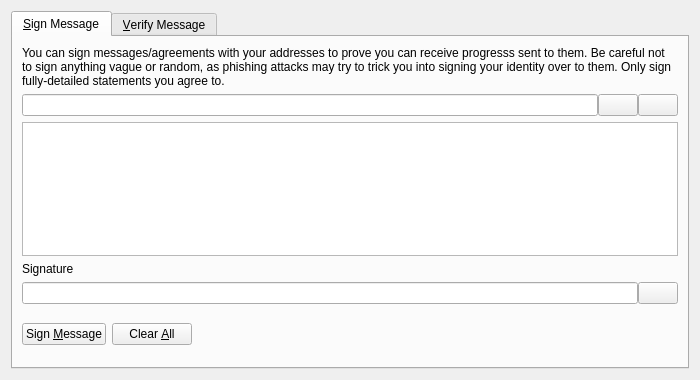
<?xml version="1.0" encoding="UTF-8"?>
<ui version="4.0">
 <class>SignVerifyMessageDialog</class>
 <widget class="QDialog" name="SignVerifyMessageDialog">
  <property name="geometry">
   <rect>
    <x>0</x>
    <y>0</y>
    <width>700</width>
    <height>380</height>
   </rect>
  </property>
  <property name="windowTitle">
   <string>Signatures - Sign / Verify a Message</string>
  </property>
  <property name="modal">
   <bool>true</bool>
  </property>
  <layout class="QVBoxLayout" name="verticalLayout">
   <item>
    <widget class="QTabWidget" name="tabWidget">
     <property name="currentIndex">
      <number>0</number>
     </property>
     <widget class="QWidget" name="tabSignMessage">
      <attribute name="title">
       <string>&amp;Sign Message</string>
      </attribute>
      <layout class="QVBoxLayout" name="verticalLayout_SM">
       <item>
        <widget class="QLabel" name="infoLabel_SM">
         <property name="text">
          <string>You can sign messages/agreements with your addresses to prove you can receive progresss sent to them. Be careful not to sign anything vague or random, as phishing attacks may try to trick you into signing your identity over to them. Only sign fully-detailed statements you agree to.</string>
         </property>
         <property name="textFormat">
          <enum>Qt::PlainText</enum>
         </property>
         <property name="wordWrap">
          <bool>true</bool>
         </property>
        </widget>
       </item>
       <item>
        <layout class="QHBoxLayout" name="horizontalLayout_1_SM">
         <property name="spacing">
          <number>0</number>
         </property>
         <item>
          <widget class="QValidatedLineEdit" name="addressIn_SM">
           <property name="toolTip">
            <string>The Progress address to sign the message with</string>
           </property>
          </widget>
         </item>
         <item>
          <widget class="QPushButton" name="addressBookButton_SM">
           <property name="toolTip">
            <string>Choose previously used address</string>
           </property>
           <property name="text">
            <string/>
           </property>
           <property name="icon">
            <iconset resource="../bitcoin.qrc">
             <normaloff>:/icons/address-book</normaloff>:/icons/address-book</iconset>
           </property>
           <property name="shortcut">
            <string>Alt+A</string>
           </property>
           <property name="autoDefault">
            <bool>false</bool>
           </property>
          </widget>
         </item>
         <item>
          <widget class="QPushButton" name="pasteButton_SM">
           <property name="toolTip">
            <string>Paste address from clipboard</string>
           </property>
           <property name="text">
            <string/>
           </property>
           <property name="icon">
            <iconset resource="../bitcoin.qrc">
             <normaloff>:/icons/editpaste</normaloff>:/icons/editpaste</iconset>
           </property>
           <property name="shortcut">
            <string>Alt+P</string>
           </property>
           <property name="autoDefault">
            <bool>false</bool>
           </property>
          </widget>
         </item>
        </layout>
       </item>
       <item>
        <widget class="QPlainTextEdit" name="messageIn_SM">
         <property name="toolTip">
          <string>Enter the message you want to sign here</string>
         </property>
        </widget>
       </item>
       <item>
        <widget class="QLabel" name="signatureLabel_SM">
         <property name="text">
          <string>Signature</string>
         </property>
         <property name="textFormat">
          <enum>Qt::PlainText</enum>
         </property>
        </widget>
       </item>
       <item>
        <layout class="QHBoxLayout" name="horizontalLayout_2_SM">
         <property name="spacing">
          <number>0</number>
         </property>
         <item>
          <widget class="QLineEdit" name="signatureOut_SM">
           <property name="font">
            <font>
             <italic>true</italic>
            </font>
           </property>
           <property name="readOnly">
            <bool>true</bool>
           </property>
          </widget>
         </item>
         <item>
          <widget class="QPushButton" name="copySignatureButton_SM">
           <property name="toolTip">
            <string>Copy the current signature to the system clipboard</string>
           </property>
           <property name="text">
            <string/>
           </property>
           <property name="icon">
            <iconset resource="../bitcoin.qrc">
             <normaloff>:/icons/editcopy</normaloff>:/icons/editcopy</iconset>
           </property>
           <property name="autoDefault">
            <bool>false</bool>
           </property>
          </widget>
         </item>
        </layout>
       </item>
       <item>
        <layout class="QHBoxLayout" name="horizontalLayout_3_SM">
         <item>
          <widget class="QPushButton" name="signMessageButton_SM">
           <property name="toolTip">
            <string>Sign the message to prove you own this Progress address</string>
           </property>
           <property name="text">
            <string>Sign &amp;Message</string>
           </property>
           <property name="icon">
            <iconset resource="../bitcoin.qrc">
             <normaloff>:/icons/edit</normaloff>:/icons/edit</iconset>
           </property>
           <property name="autoDefault">
            <bool>false</bool>
           </property>
          </widget>
         </item>
         <item>
          <widget class="QPushButton" name="clearButton_SM">
           <property name="toolTip">
            <string>Reset all sign message fields</string>
           </property>
           <property name="text">
            <string>Clear &amp;All</string>
           </property>
           <property name="icon">
            <iconset resource="../bitcoin.qrc">
             <normaloff>:/icons/remove</normaloff>:/icons/remove</iconset>
           </property>
           <property name="autoDefault">
            <bool>false</bool>
           </property>
          </widget>
         </item>
         <item>
          <spacer name="horizontalSpacer_1_SM">
           <property name="orientation">
            <enum>Qt::Horizontal</enum>
           </property>
           <property name="sizeHint" stdset="0">
            <size>
             <width>40</width>
             <height>48</height>
            </size>
           </property>
          </spacer>
         </item>
         <item>
          <widget class="QLabel" name="statusLabel_SM">
           <property name="font">
            <font>
             <weight>75</weight>
             <bold>true</bold>
            </font>
           </property>
           <property name="text">
            <string/>
           </property>
           <property name="wordWrap">
            <bool>true</bool>
           </property>
          </widget>
         </item>
         <item>
          <spacer name="horizontalSpacer_2_SM">
           <property name="orientation">
            <enum>Qt::Horizontal</enum>
           </property>
           <property name="sizeHint" stdset="0">
            <size>
             <width>40</width>
             <height>48</height>
            </size>
           </property>
          </spacer>
         </item>
        </layout>
       </item>
      </layout>
     </widget>
     <widget class="QWidget" name="tabVerifyMessage">
      <attribute name="title">
       <string>&amp;Verify Message</string>
      </attribute>
      <layout class="QVBoxLayout" name="verticalLayout_VM">
       <item>
        <widget class="QLabel" name="infoLabel_VM">
         <property name="text">
          <string>Enter the receiver's address, message (ensure you copy line breaks, spaces, tabs, etc. exactly) and signature below to verify the message. Be careful not to read more into the signature than what is in the signed message itself, to avoid being tricked by a man-in-the-middle attack. Note that this only proves the signing party receives with the address, it cannot prove sendership of any transaction!</string>
         </property>
         <property name="textFormat">
          <enum>Qt::PlainText</enum>
         </property>
         <property name="alignment">
          <set>Qt::AlignLeading|Qt::AlignLeft|Qt::AlignTop</set>
         </property>
         <property name="wordWrap">
          <bool>true</bool>
         </property>
        </widget>
       </item>
       <item>
        <layout class="QHBoxLayout" name="horizontalLayout_1_VM">
         <property name="spacing">
          <number>0</number>
         </property>
         <item>
          <widget class="QValidatedLineEdit" name="addressIn_VM">
           <property name="toolTip">
            <string>The Progress address the message was signed with</string>
           </property>
          </widget>
         </item>
         <item>
          <widget class="QPushButton" name="addressBookButton_VM">
           <property name="toolTip">
            <string>Choose previously used address</string>
           </property>
           <property name="text">
            <string/>
           </property>
           <property name="icon">
            <iconset resource="../bitcoin.qrc">
             <normaloff>:/icons/address-book</normaloff>:/icons/address-book</iconset>
           </property>
           <property name="shortcut">
            <string>Alt+A</string>
           </property>
           <property name="autoDefault">
            <bool>false</bool>
           </property>
          </widget>
         </item>
        </layout>
       </item>
       <item>
        <widget class="QPlainTextEdit" name="messageIn_VM"/>
       </item>
       <item>
        <widget class="QValidatedLineEdit" name="signatureIn_VM"/>
       </item>
       <item>
        <layout class="QHBoxLayout" name="horizontalLayout_2_VM">
         <item>
          <widget class="QPushButton" name="verifyMessageButton_VM">
           <property name="toolTip">
            <string>Verify the message to ensure it was signed with the specified Progress address</string>
           </property>
           <property name="text">
            <string>Verify &amp;Message</string>
           </property>
           <property name="icon">
            <iconset resource="../bitcoin.qrc">
             <normaloff>:/icons/transaction_0</normaloff>:/icons/transaction_0</iconset>
           </property>
           <property name="autoDefault">
            <bool>false</bool>
           </property>
          </widget>
         </item>
         <item>
          <widget class="QPushButton" name="clearButton_VM">
           <property name="toolTip">
            <string>Reset all verify message fields</string>
           </property>
           <property name="text">
            <string>Clear &amp;All</string>
           </property>
           <property name="icon">
            <iconset resource="../bitcoin.qrc">
             <normaloff>:/icons/remove</normaloff>:/icons/remove</iconset>
           </property>
           <property name="autoDefault">
            <bool>false</bool>
           </property>
          </widget>
         </item>
         <item>
          <spacer name="horizontalSpacer_1_VM">
           <property name="orientation">
            <enum>Qt::Horizontal</enum>
           </property>
           <property name="sizeHint" stdset="0">
            <size>
             <width>40</width>
             <height>48</height>
            </size>
           </property>
          </spacer>
         </item>
         <item>
          <widget class="QLabel" name="statusLabel_VM">
           <property name="font">
            <font>
             <weight>75</weight>
             <bold>true</bold>
            </font>
           </property>
           <property name="text">
            <string/>
           </property>
           <property name="wordWrap">
            <bool>true</bool>
           </property>
          </widget>
         </item>
         <item>
          <spacer name="horizontalSpacer_2_VM">
           <property name="orientation">
            <enum>Qt::Horizontal</enum>
           </property>
           <property name="sizeHint" stdset="0">
            <size>
             <width>40</width>
             <height>48</height>
            </size>
           </property>
          </spacer>
         </item>
        </layout>
       </item>
      </layout>
     </widget>
    </widget>
   </item>
  </layout>
 </widget>
 <customwidgets>
  <customwidget>
   <class>QValidatedLineEdit</class>
   <extends>QLineEdit</extends>
   <header>qt/qvalidatedlineedit.h</header>
  </customwidget>
 </customwidgets>
 <resources>
  <include location="../bitcoin.qrc"/>
 </resources>
 <connections/>
</ui>
